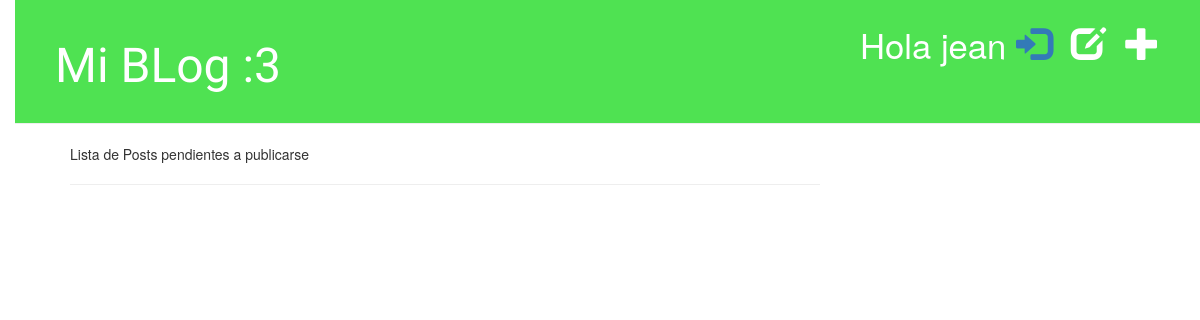
The page /seleccionar/ (signed in) on the database as committed earlier.
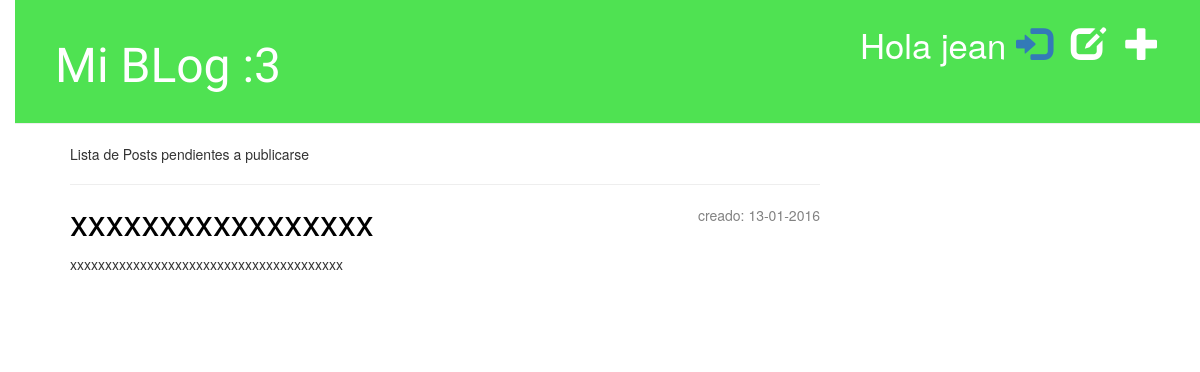
The same page on the database as committed later.
### blog/models.py (models this page shows, shortened)
class Post(models.Model):
	autor=models.ForeignKey('auth.User')
	titulo=models.CharField(max_length=200)
	texto=models.TextField()
	creacion_fecha=models.DateTimeField(default=timezone.now)
	publicacion_fecha=models.DateTimeField(blank=True,null=True)

### blog/views.py (the view)
# urls.py: url(r'^seleccionar/$', views.post_seleccionar_lista, name='seleccionar'),
@login_required
def post_seleccionar_lista(request):
	posts=Post.objects.filter(publicacion_fecha__isnull=True).order_by('creacion_fecha')
	return render(request,'blog/post_seleccionar_lista.html',{'posts':posts})

### blog/templates/blog/post_seleccionar_lista.html
{% extends 'blog/base.html' %}
{% block content %}
<h>Lista de Posts pendientes a publicarse</h>
<hr/>
	{% for post in posts %}
        <div class="post">
        	<p class="date">creado: {{post.creacion_fecha|date:"d-m-Y"}}</p>
            <h1><a href="{% url 'blog.views.post_detalle' post_pk=post.pk %}">{{ post.titulo }}</a></h1>
            <p>{{ post.texto|truncatechars:200 }}</p>
        </div>
    {% endfor %}
{% endblock %}

Rows that differ between the two databases and show on the page:
added Post: creacion_fecha "13-01-2016", titulo "xxxxxxxxxxxxxxxxx", texto "xxxxxxxxxxxxxxxxxxxxxxxxxxxxxxxxxxxxxxx"
